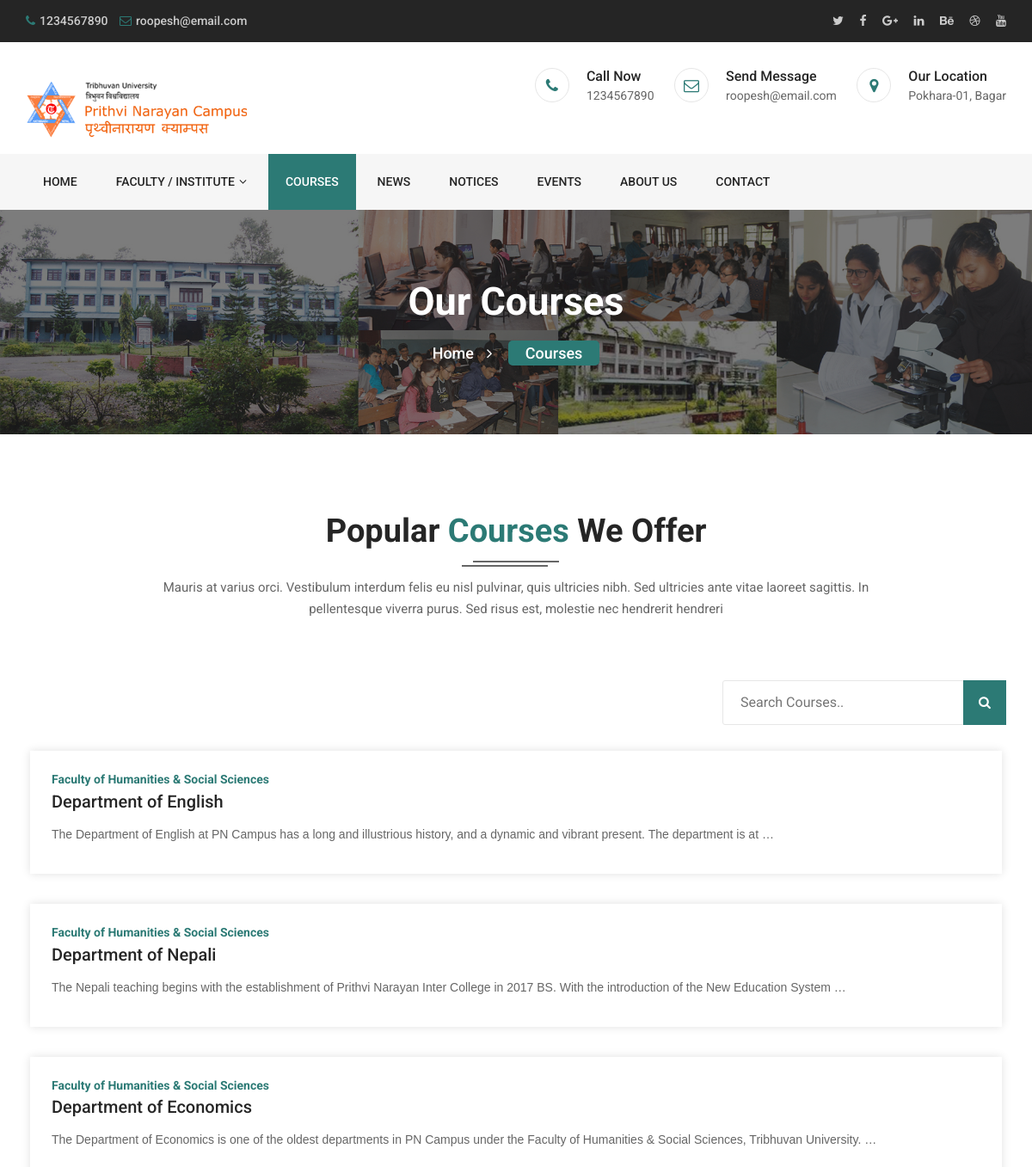
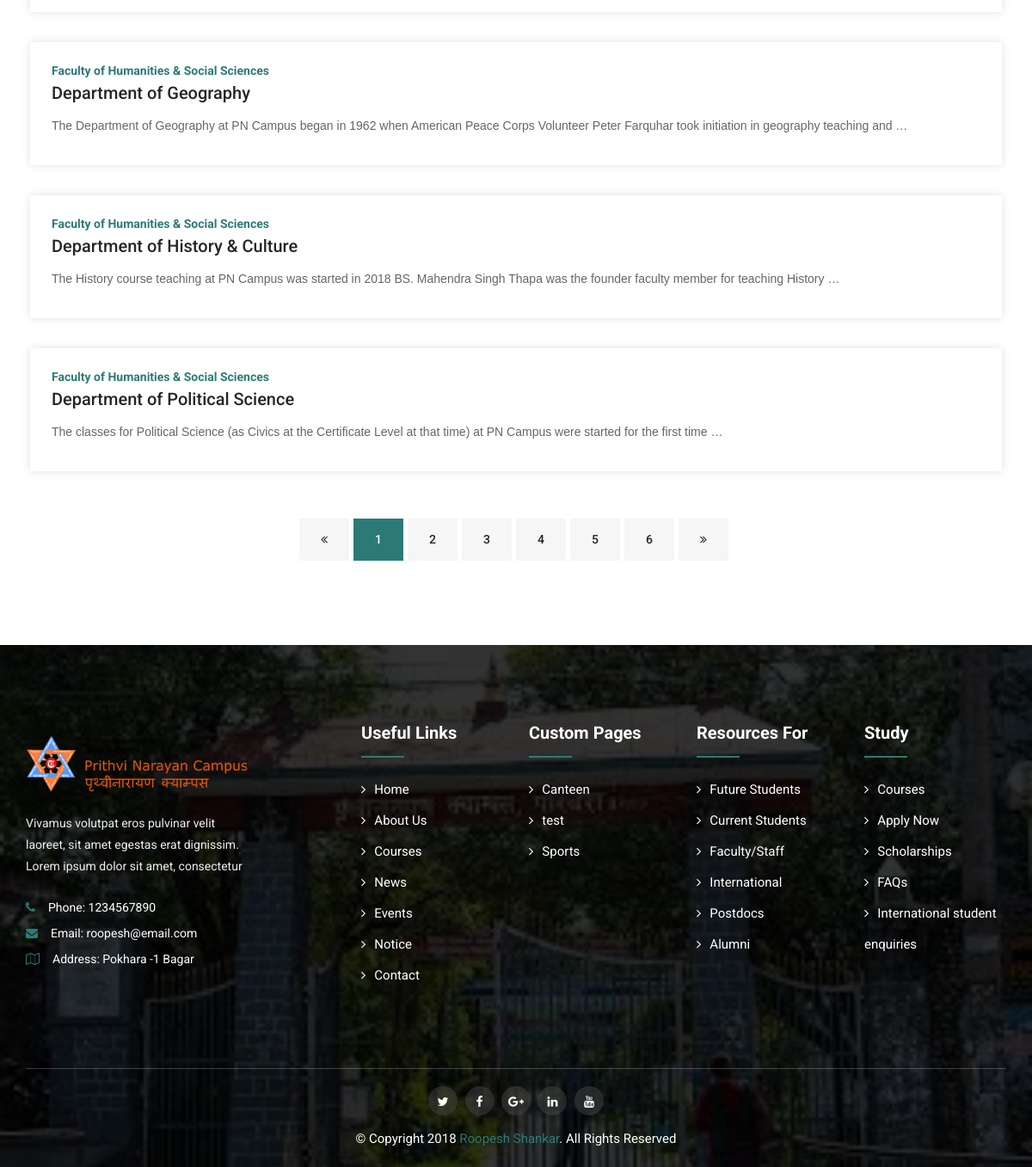
Page /courses/ on the committed database (2 pictures, top to bottom).
### home/models.py (models this page shows)
class Content(models.Model):
    email = models.EmailField(max_length=254)
    phone = models.CharField(max_length=14)
    address = models.CharField(max_length=254)
    contact_info = models.TextField()
    logo_img = models.ImageField(upload_to="images/")
    header_text = models.CharField( max_length=254)

### category/models.py (models this page shows, shortened)
class Department(models.Model):
    IS_ACTIVE = (
        ('T', 'Active'),
        ('F', 'In-Active'),
    )
    name = models.CharField(max_length=100)
    dean = models.CharField(max_length=100)
    dean_image = models.ImageField(upload_to='department/dean/')
    header = models.CharField(max_length=254)
    content = HTMLField()
    feature_image = models.ImageField(upload_to='department/feature/')
    is_active = models.CharField(max_length=1, choices=IS_ACTIVE)
    faculty = models.ForeignKey(Faculty, on_delete=models.CASCADE , null=True, default=0, blank=True)
    institute = models.ForeignKey(Institute, on_delete=models.CASCADE , null=True, default=0, blank=True)
    slug = models.SlugField(unique=True, blank=True)

class Faculty(models.Model):
    IS_ACTIVE = (
        ('T', 'Active'),
        ('F', 'In-Active'),
    )
    name = models.CharField(max_length=100)
    dean = models.CharField(max_length=100)
    dean_image = models.ImageField(upload_to='faculty/dean/')
    header = models.CharField(max_length=254)
    content = HTMLField()
    feature_image = models.ImageField(upload_to='faculty/')
    is_active = models.CharField(max_length=1, choices=IS_ACTIVE)
    slug = models.SlugField(unique=True, blank=True)
    def __str__(self):
        return self.name

class Custom_Page(models.Model):
    IS_ACTIVE = (
        ('T', 'Active'),
        ('F', 'In-Active'),
    )
    name = models.CharField(max_length=254)
    header = models.CharField(max_length=254)
    content = HTMLField()
    image = models.ImageField(upload_to="custom_pages/", height_field=None, width_field=None, max_length=None)
    is_active = models.CharField(max_length=1, choices=IS_ACTIVE)
    slug = models.SlugField(unique=True, blank=True)

### home/views.py (the view)
# urls.py: path('courses/', views.courses, name="courses"),
def courses(request):
    search_query = request.GET.get("search_courses", "")
    s_department = Department.objects.all().filter(name__icontains=search_query)
    s_program = Program.objects.all().filter(name__icontains=search_query)
    courses = list(chain(s_department, s_program))
    page = request.GET.get('page', 1)
    paginator = Paginator(courses, 6)
    try:
        courses = paginator.page(page)
    except PageNotAnInteger:
        courses = paginator.page(1)
    except EmptyPage:
        courses = paginator.page(paginator.num_pages)
    context_courses = {
        'content': content,
        'departments': departments,
        'programs': programs,
        'pages': pages,
        'faculties': faculties,
        'institutes': institutes,
        'courses':courses
    }
    return render(request, 'home/courses.html', context_courses)

### home/templates/home/courses.html (shortened to what this page needs)
{% extends 'home/base.html' %}
{% load static %}
{% block content %}
	<body>
		<header class="header">
			<div class="topbar">
				<div class="container">
					<div class="row">
						<div class="col-lg-8 col-12">
							<ul class="content">
								<li><i class="fa fa-phone"></i>{{content.phone}}</li>
								<li><a href="mailto:info@yourdomain.com"><i class="fa fa-envelope-o"></i>{{content.email}}</a></li>
							</ul>
						</div>
						<div class="col-lg-4 col-12">
							<ul class="social">
								<li><a href="#"><i class="fa fa-twitter"></i></a></li>
								<li><a href="#"><i class="fa fa-facebook"></i></a></li>
								<li><a href="#"><i class="fa fa-google-plus "></i></a></li>
								<li><a href="#"><i class="fa fa-linkedin"></i></a></li>
								<li><a href="#"><i class="fa fa-behance"></i></a></li>
								<li><a href="#"><i class="fa fa-dribbble"></i></a></li>
								<li><a href="#"><i class="fa fa-youtube"></i></a></li>
							</ul>
						</div>
					</div>
				</div>
			</div>
			<div class="header-inner">
				<div class="container">
					<div class="row">
						<div class="col-lg-3 col-md-3 col-12">
							<div class="logo">
								<a href="index.html"><img src="{% static 'images/logo.png' %}" alt="#"></a>
							</div>
						</div>
						<div class="col-lg-9 col-md-9 col-12">
							<div class="header-widget">
								<div class="single-widget">
									<i class="fa fa-phone"></i>
									<h4>Call Now<span>{{content.phone}}</span></h4>
								</div>
								<div class="single-widget">
									<i class="fa fa-envelope-o"></i>
									<h4>Send Message<a href="{{content.email}}"><span>{{content.email}}</span></a></h4>
								</div>
								<div class="single-widget">
									<i class="fa fa-map-marker"></i>
									<h4>Our Location<span>Pokhara-01, Bagar </span></h4>
								</div>
							</div>
						</div>
					</div>
				</div>
			</div>
			<div class="header-menu">
				<div class="container">
					<div class="row">
						<div class="col-12">
							<nav class="navbar navbar-default">
								<div class="navbar-collapse">
									<ul id="nav" class="nav menu navbar-nav">
										<li><a href="/">Home</a></li>
										<li><a href="#">Faculty&nbsp;/&nbsp;Institute<i class="fa fa-angle-down"></i></a>
										</li>
										<li class="active"><a href="/courses/">Courses</a></li>
										<li><a href="/news/">News</a></li>
										<li><a href="/notice/">Notices</a></li>
										<li><a href="/events/">Events</a></li>
										<li><a href="/about-us/">About Us</a></li>
										<li><a href="/contact">Contact</a></li>
									</ul>
								</div>
							</nav>
						</div>
					</div>
				</div>
			</div>
		</header>
		<section class="breadcrumbs overlay">
			<div class="container">
				<div class="row">
					<div class="col-12">
						<h2>Our Courses</h2>
						<ul class="bread-list">
							<li><a href="/">Home<i class="fa fa-angle-right"></i></a></li>
							<li class="active"><a href="">Courses</a></li>
						</ul>
					</div>
				</div>
			</div>
		</section>
		<section class="courses archives section">
			<div class="container">
				<div class="row">
					<div class="col-12">
						<div class="section-title">
							<h2>Popular <span>Courses</span> We Offer</h2>
							<p>Mauris at varius orci. Vestibulum interdum felis eu nisl pulvinar, quis ultricies nibh. Sed ultricies ante vitae laoreet sagittis. In pellentesque viverra purus. Sed risus est, molestie nec hendrerit hendreri </p>
						</div>
					</div>
				</div>
				<div class="row">
                <div class="col-xl-8 col-md-12"></div>
					<div class="col-xl-4 col-md-12">
						<div class="learnedu-sidebar" style="border-left:0px;">
							<div class="search">
								<div class="form">
							<form action="" class="">
								<input type="search"  name="search_courses" placeholder="Search Courses.." required="required">
								<button class="button" type="submit">
									<i class="fa fa-search" aria-hidden="true"></i>
								</button>
							</form>
								</div>
							</div>
						</div>
					</div>
                    {% for d in courses %}
					<div class="col-lg-12 col-md-6 col-12">
						<div class="single-course">
							<div class="single-content">
								<h4>
								<span>
								{% if d.faculty %}{{d.faculty}}
								{% elif d.institute %}{{d.institute}}
								{%else%}{{d.department}}
								{% endif %}
								</span>
								{% if d.flag %}
								<a href="/about_program/{{d.slug}}">{{d.name}}</a>
								{% else %}
								<a href="/about/{{d.slug}}">{{d.name}}</a>
								{% endif %}
								</h4>
                                <p>
                                {% autoescape on %}
                                {{d.content |safe|truncatewords:"35"}}
                                {% endautoescape %}
                                </p>
                            </div>
						</div>
					</div>
                    {% endfor %}
				</div>
				<div class="row">
					<div class="col-12">
						{% if courses.has_other_pages %}
						<div class="pagination-main">
							<ul class="pagination">
								{% if courses.has_previous %}
								<li class="prev"><a href="?page={{ courses.previous_page_number }}" tabindex="-1"><i class="fa fa-angle-double-left"></i></a></li>
								{% else %}
								<li class="prev"><a ><i class="fa fa-angle-double-left"></i></a></li>
								{% endif %}
								{% for i in courses.paginator.page_range %}
                                  {% if courses.number == i %}
                                    <li class="active"><a>{{ i }}</a></li>
                                  {% else %}
                                    <li><a href="?page={{ i }}">{{ i }}</a></li>
                                  {% endif %}
								{% endfor %}
								{% if courses.has_next %}
								<li class="next"><a href="?page={{ courses.next_page_number }}"><span><i class="fa fa-angle-double-right"></i></span></a></li>
                                {% else %}
								<li class="next"><a><span><i class="fa fa-angle-double-right"></i></span></a></li>
                                {% endif %}
							</ul>
						</div>
						{% endif %}
					</div>
				</div>
			</div>
		</section>
		<footer class="footer overlay section wow fadeIn">
			<div class="footer-top">
				<div class="container">
					<div class="row">
						<div class="col-lg-3 col-md-6 col-12">
							<div class="single-widget about">
								<div class="logo"><a href="#"><img src="{% static 'images/logo.png' %}" alt="#"></a></div>
								<p>Vivamus volutpat eros pulvinar velit laoreet, sit amet egestas erat dignissim. Lorem ipsum dolor sit amet, consectetur</p>
								<ul class="list">
									<li><i class="fa fa-phone"></i>Phone: {{content.phone}} </li>
									<li><i class="fa fa-envelope"></i>Email: <a href="mailto:{{content.email}}">{{content.email}}</a></li>
									<li><i class="fa fa-map-o"></i>Address: {{content.address}}</li>
								</ul>
							</div>
						</div>
						<div class="col-md-1"></div>
						<div class="col-lg-2 col-md-6 col-12">
							<div class="single-widget useful-links">
								<h2>Useful Links</h2>
								<ul>
									<li><a href="#"><i class="fa fa-angle-right"></i>Home</a></li>
									<li><a href="#"><i class="fa fa-angle-right"></i>About Us</a></li>
									<li><a href="#"><i class="fa fa-angle-right"></i>Courses</a></li>
									<li><a href="#"><i class="fa fa-angle-right"></i>News</a></li>
									<li><a href="#"><i class="fa fa-angle-right"></i>Events</a></li>
									<li><a href="#"><i class="fa fa-angle-right"></i>Notice</a></li>
									<li><a href="#"><i class="fa fa-angle-right"></i>Contact</a></li>
								</ul>
							</div>
						</div>
						<div class="col-lg-2 col-md-6 col-12">
							<div class="single-widget useful-links">
								<h2>Custom Pages</h2>
								{% for p in pages  %}
								<ul>
									<li><a href="/pages/{{p.slug}}"><i class="fa fa-angle-right"></i>{{p.name}}</a></li>
								</ul>
								{% endfor %}
							</div>
						</div>
						<div class="col-lg-2 col-md-6 col-12">
							<div class="single-widget useful-links">
								<h2>Resources For</h2>
								<ul>
									<li><a href="#"><i class="fa fa-angle-right"></i>Future Students</a></li>
									<li><a href="#"><i class="fa fa-angle-right"></i>Current Students</a></li>
									<li><a href="#"><i class="fa fa-angle-right"></i>Faculty/Staff</a></li>
									<li><a href="#"><i class="fa fa-angle-right"></i>International</a></li>
									<li><a href="#"><i class="fa fa-angle-right"></i>Postdocs</a></li>
									<li><a href="#"><i class="fa fa-angle-right"></i>Alumni</a></li>
								</ul>
							</div>
						</div>
						<div class="col-lg-2 col-md-6 col-12">
							<div class="single-widget useful-links">
								<h2>Study</h2>
								<ul>
									<li><a href="#"><i class="fa fa-angle-right"></i>Courses</a></li>
									<li><a href="#"><i class="fa fa-angle-right"></i>Apply Now</a></li>
									<li><a href="#"><i class="fa fa-angle-right"></i>Scholarships</a></li>
									<li><a href=""><i class="fa fa-angle-right"></i>FAQs</a></li>
									<li><a href="#"><i class="fa fa-angle-right"></i>International student enquiries</a></li>
								</ul>
							</div>
						</div>
					</div>
				</div>
			</div>
			<div class="footer-bottom">
				<div class="container">
					<div class="row">
						<div class="col-12">
							<div class="bottom-head">
								<div class="row">
									<div class="col-12">
										<ul class="social">
											<li><a href="#"><i class="fa fa-twitter"></i></a></li>
											<li><a href="#"><i class="fa fa-facebook"></i></a></li>
											<li><a href="#"><i class="fa fa-google-plus"></i></a></li>
											<li><a href="#"><i class="fa fa-linkedin"></i></a></li>
											<li><a href="#"><i class="fa fa-youtube"></i></a></li>
										</ul>
										<div class="copyright">
											<p>© Copyright 2018 <a href="#">Roopesh Shankar</a>. All Rights Reserved</p>
										</div>
									</div>
								</div>
							</div>
						</div>
					</div>
				</div>
			</div>
		</footer>
{% endblock content %}

### home/templates/home/base.html (shortened to what this page needs)
{% load static %}
<!DOCTYPE html>
<html class="no-js" lang="zxx">
    <head>
		<link rel="stylesheet" href="{% static 'css/bootstrap.min.css' %}">
        <link rel="stylesheet" href="{% static 'css/font-awesome.min.css' %}">
		<link rel="stylesheet" href="https://stackpath.bootstrapcdn.com/font-awesome/4.7.0/css/font-awesome.min.css">
        <link rel="stylesheet" href="{% static 'css/jquery.fancybox.min.css' %}">
        <link rel="stylesheet" href="{% static 'css/owl.carousel.min.css' %}">
        <link rel="stylesheet" href="{% static 'css/owl.theme.default.min.css' %}">
        <link rel="stylesheet" href="{% static 'css/animate.min.css' %}">
        <link rel="stylesheet" href="{% static 'css/slicknav.min.css' %}">
		<link rel="stylesheet" href="{% static 'css/magnific-popup.css' %}">
        <link rel="stylesheet" href="{% static 'css/normalize.css' %}">
        <link rel="stylesheet" href="{% static 'style.css' %}">
        <link rel="stylesheet" href="{% static 'css/responsive.css' %}">
		<link rel="stylesheet" href="{% static 'css/color/color1.css' %}">
		<link rel="stylesheet" href="#" id="colors">
    </head>
    {% block content %}
    {% endblock content %}
    </body>
</html>

### rows in the picture
Content: phone "1234567890", email "roopesh@email.com", address "Pokhara -1 Bagar"
Department: faculty "Faculty of Humanities & Social Sciences", name "Department of English", content "The Department of English at PN Campus has a long and illustrious history, and a dynamic and vibrant present. The department is at …"
Department: faculty "Faculty of Humanities & Social Sciences", name "Department of Nepali", content "The Nepali teaching begins with the establishment of Prithvi Narayan Inter College in 2017 BS. With the introduction of the New Education System …"
Department: faculty "Faculty of Humanities & Social Sciences", name "Department of Economics", content "The Department of Economics is one of the oldest departments in PN Campus under the Faculty of Humanities & Social Sciences, Tribhuvan University. …"
Department: faculty "Faculty of Humanities & Social Sciences", name "Department of Geography", content "The Department of Geography at PN Campus began in 1962 when American Peace Corps Volunteer Peter Farquhar took initiation in geography teaching and …"
Department: faculty "Faculty of Humanities & Social Sciences", name "Department of History & Culture", content "The History course teaching at PN Campus was started in 2018 BS. Mahendra Singh Thapa was the founder faculty member for teaching History …"
Department: faculty "Faculty of Humanities & Social Sciences", name "Department of Political Science", content "The classes for Political Science (as Civics at the Certificate Level at that time) at PN Campus were started for the first time …"
Custom_Page: name "Canteen"
Custom_Page: name "test"
Custom_Page: name "Sports"

### other values in the picture
{{ i }} "1"
{{ i }} "2" "3" "4" "5" "6"
